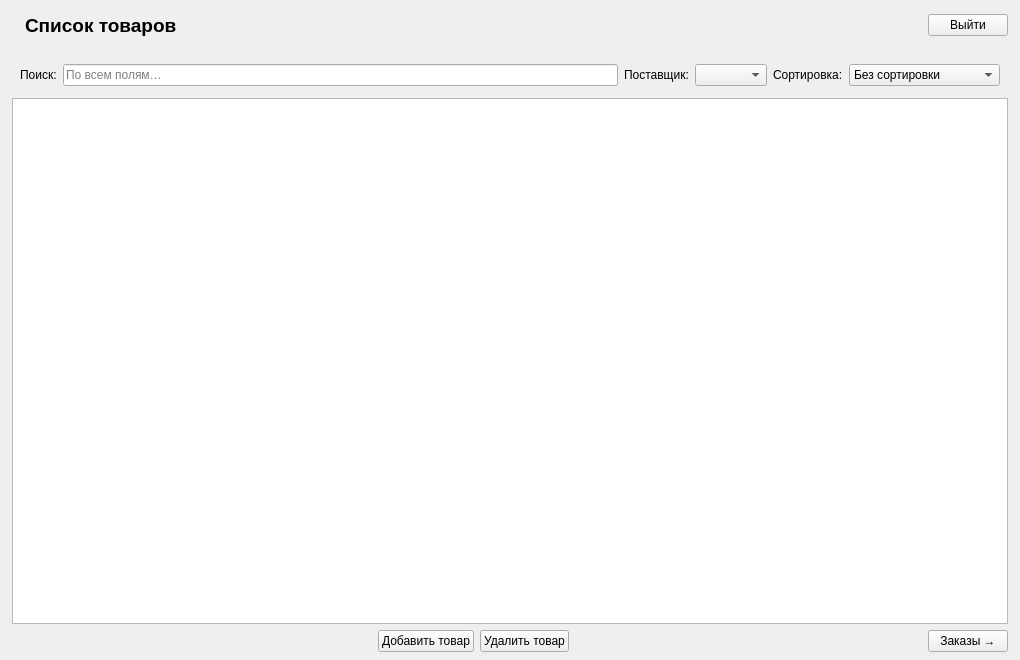
<?xml version="1.0" encoding="UTF-8"?>
<ui version="4.0">
 <class>MainWindow</class>
 <widget class="QMainWindow" name="MainWindow">
  <property name="geometry">
   <rect><x>0</x><y>0</y><width>1020</width><height>660</height></rect>
  </property>
  <property name="minimumSize">
   <size><width>1000</width><height>620</height></size>
  </property>
  <property name="windowTitle">
   <string>Магазин обуви</string>
  </property>
  <widget class="QWidget" name="centralwidget">
   <layout class="QVBoxLayout" name="centralLayout">
    <property name="leftMargin"><number>0</number></property>
    <property name="topMargin"><number>0</number></property>
    <property name="rightMargin"><number>0</number></property>
    <property name="bottomMargin"><number>0</number></property>
    <property name="spacing"><number>0</number></property>

    <!-- ═══ Шапка: логотип + заголовок + ФИО + Выйти ═══ -->
    <item>
     <widget class="QWidget" name="header_widget">
      <property name="minimumSize"><size><width>0</width><height>50</height></size></property>
      <layout class="QHBoxLayout" name="headerLayout">
       <property name="leftMargin"><number>12</number></property>
       <property name="rightMargin"><number>12</number></property>
       <item>
        <widget class="QLabel" name="logo_label">
         <property name="text"><string/></property>
         <property name="maximumSize"><size><width>50</width><height>50</height></size></property>
        </widget>
       </item>
       <item>
        <widget class="QLabel" name="page_title">
         <property name="text"><string>Список товаров</string></property>
         <property name="font">
          <font><pointsize>14</pointsize><bold>true</bold></font>
         </property>
        </widget>
       </item>
       <item>
        <spacer name="headerSpacer">
         <property name="orientation"><enum>Qt::Horizontal</enum></property>
         <property name="sizeHint" stdset="0"><size><width>40</width><height>20</height></size></property>
        </spacer>
       </item>
       <item>
        <widget class="QLabel" name="fio_label">
         <property name="text"><string/></property>
         <property name="font">
          <font><pointsize>11</pointsize></font>
         </property>
        </widget>
       </item>
       <item>
        <widget class="QPushButton" name="logout_btn">
         <property name="text"><string>Выйти</string></property>
        </widget>
       </item>
      </layout>
     </widget>
    </item>

    <!-- ═══ QStackedWidget ═══ -->
    <item>
     <widget class="QStackedWidget" name="stacked_widget">
      <property name="currentIndex"><number>0</number></property>

      <!-- ════ Страница товаров (0) ════ -->
      <widget class="QWidget" name="products_page">
       <layout class="QVBoxLayout" name="prodLayout">
        <property name="leftMargin"><number>12</number></property>
        <property name="topMargin"><number>8</number></property>
        <property name="rightMargin"><number>12</number></property>
        <property name="bottomMargin"><number>8</number></property>

        <!-- Панель фильтров -->
        <item>
         <widget class="QWidget" name="filter_widget">
          <layout class="QHBoxLayout" name="filterLayout">
           <property name="leftMargin"><number>8</number></property>
           <property name="topMargin"><number>6</number></property>
           <property name="rightMargin"><number>8</number></property>
           <property name="bottomMargin"><number>6</number></property>
           <item>
            <widget class="QLabel" name="searchLbl">
             <property name="text"><string>Поиск:</string></property>
            </widget>
           </item>
           <item>
            <widget class="QLineEdit" name="search_input">
             <property name="placeholderText"><string>По всем полям…</string></property>
            </widget>
           </item>
           <item>
            <widget class="QLabel" name="supplierLbl">
             <property name="text"><string>Поставщик:</string></property>
            </widget>
           </item>
           <item>
            <widget class="QComboBox" name="supplier_filter"/>
           </item>
           <item>
            <widget class="QLabel" name="sortLbl">
             <property name="text"><string>Сортировка:</string></property>
            </widget>
           </item>
           <item>
            <widget class="QComboBox" name="sort_combo">
             <item><property name="text"><string>Без сортировки</string></property></item>
             <item><property name="text"><string>По кол-ву на складе ↑</string></property></item>
             <item><property name="text"><string>По кол-ву на складе ↓</string></property></item>
            </widget>
           </item>
          </layout>
         </widget>
        </item>

        <!-- Список карточек товаров -->
        <item>
         <widget class="QListWidget" name="products_list">
          <property name="selectionMode"><enum>QAbstractItemView::SingleSelection</enum></property>
          <property name="horizontalScrollBarPolicy"><enum>Qt::ScrollBarAlwaysOff</enum></property>
          <property name="verticalScrollMode"><enum>QAbstractItemView::ScrollPerPixel</enum></property>
         </widget>
        </item>

        <!-- Нижняя панель: счётчик + кнопки -->
        <item>
         <layout class="QHBoxLayout" name="prodBtnsLayout">
          <item>
           <widget class="QLabel" name="products_count">
            <property name="text"><string/></property>
           </widget>
          </item>
          <item>
           <spacer name="prodSpacer1">
            <property name="orientation"><enum>Qt::Horizontal</enum></property>
            <property name="sizeHint" stdset="0"><size><width>40</width><height>20</height></size></property>
           </spacer>
          </item>
          <item>
           <widget class="QPushButton" name="add_product_btn">
            <property name="text"><string>Добавить товар</string></property>
           </widget>
          </item>
          <item>
           <widget class="QPushButton" name="delete_product_btn">
            <property name="text"><string>Удалить товар</string></property>
           </widget>
          </item>
          <item>
           <spacer name="prodSpacer2">
            <property name="orientation"><enum>Qt::Horizontal</enum></property>
            <property name="sizeHint" stdset="0"><size><width>40</width><height>20</height></size></property>
           </spacer>
          </item>
          <item>
           <widget class="QPushButton" name="orders_btn">
            <property name="text"><string>Заказы →</string></property>
           </widget>
          </item>
         </layout>
        </item>
       </layout>
      </widget>

      <!-- ════ Страница заказов (1) ════ -->
      <widget class="QWidget" name="orders_page">
       <layout class="QVBoxLayout" name="ordLayout">
        <property name="leftMargin"><number>12</number></property>
        <property name="topMargin"><number>8</number></property>
        <property name="rightMargin"><number>12</number></property>
        <property name="bottomMargin"><number>8</number></property>
        <item>
         <layout class="QHBoxLayout" name="ordBtnsLayout">
          <item>
           <widget class="QPushButton" name="back_btn">
            <property name="text"><string>← Назад</string></property>
           </widget>
          </item>
          <item>
           <widget class="QPushButton" name="add_order_btn">
            <property name="text"><string>Добавить заказ</string></property>
           </widget>
          </item>
          <item>
           <widget class="QPushButton" name="delete_order_btn">
            <property name="text"><string>Удалить заказ</string></property>
           </widget>
          </item>
          <item>
           <spacer name="ordSpacer">
            <property name="orientation"><enum>Qt::Horizontal</enum></property>
            <property name="sizeHint" stdset="0"><size><width>40</width><height>20</height></size></property>
           </spacer>
          </item>
         </layout>
        </item>
        <item>
         <widget class="QTableWidget" name="orders_table">
          <property name="selectionBehavior"><enum>QAbstractItemView::SelectRows</enum></property>
          <property name="selectionMode"><enum>QAbstractItemView::SingleSelection</enum></property>
          <property name="editTriggers"><set>QAbstractItemView::NoEditTriggers</set></property>
          <property name="alternatingRowColors"><bool>true</bool></property>
          <attribute name="horizontalHeaderStretchLastSection"><bool>true</bool></attribute>
         </widget>
        </item>
        <item>
         <widget class="QLabel" name="orders_count">
          <property name="text"><string/></property>
         </widget>
        </item>
       </layout>
      </widget>

     </widget>
    </item>
   </layout>
  </widget>
 </widget>
 <resources/>
 <connections/>
</ui>
